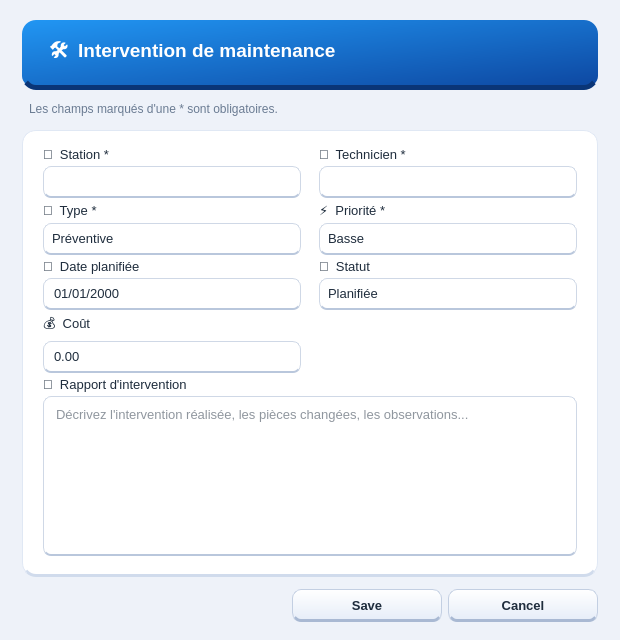
<?xml version="1.0" encoding="UTF-8"?>
<ui version="4.0">
 <class>InterventionDialog</class>
 <widget class="QDialog" name="InterventionDialog">
  <property name="geometry"><rect><x>0</x><y>0</y><width>620</width><height>640</height></rect></property>
  <property name="windowTitle"><string>Intervention</string></property>
  <property name="styleSheet">
   <string notr="true"><![CDATA[/* ===========================================================
   SMART WEATHER – Module 5 : Maintenance & Interventions
   Theme clair, cartes degradees, boutons en relief (3D)
   =========================================================== */
* { font-family: "Segoe UI", "Roboto", sans-serif; font-size: 13px; color: #1f2d3d; }
QMainWindow, QDialog, QWidget#central, QWidget#content { background: #eef2f9; }
QStackedWidget, QWidget#pageList, QWidget#pageStats { background: transparent; }

/* ---------- Sidebar ---------- */
QFrame#sidebar {
    background: qlineargradient(x1:0, y1:0, x2:0, y2:1, stop:0 #ffffff, stop:1 #e9f0fb);
    border-right: 1px solid #d5e1f3;
}
QLabel#lblBrand  { font-size: 19px; font-weight: 800; color: #1565c0; background: transparent; }
QLabel#lblModule { color: #6b7c93; font-size: 11px; background: transparent; padding-bottom: 8px; }
QLabel#lblUserRole {
    background: qlineargradient(x1:0, y1:0, x2:0, y2:1, stop:0 #ffffff, stop:1 #e3ecfa);
    border: 1px solid #c9d8ef; border-bottom: 3px solid #b3c8e8; border-radius: 10px;
    padding: 10px; color: #0d47a1; font-weight: 700; margin-bottom: 10px;
}
QLabel#lblClock { color: #1565c0; font-weight: 700; background: white; border: 1px solid #d5e1f3;
                  border-radius: 8px; padding: 6px; }

QPushButton[nav="true"] {
    text-align: left; padding: 11px 14px; border-radius: 10px; border: 1px solid transparent;
    background: transparent; color: #33475b; font-weight: 600;
}
QPushButton[nav="true"]:hover { background: #dfeafb; }
QPushButton[nav="true"]:checked {
    color: white; font-weight: 700; border: 1px solid #0d47a1; border-bottom: 3px solid #0b3a82;
    background: qlineargradient(x1:0, y1:0, x2:0, y2:1, stop:0 #42a5f5, stop:1 #1565c0);
}

/* ---------- Banniere de role ---------- */
QLabel#lblRole {
    background: white; color: #1b8a5a; font-weight: 700; padding: 10px 16px;
    border: 2px solid #2bb673; border-radius: 10px;
}

/* ---------- Cartes KPI (degrade + relief) ---------- */
QFrame[cardColor] { border-radius: 14px; border: none; }
QFrame[cardColor="blue"]   { background: qlineargradient(x1:0, y1:0, x2:1, y2:1, stop:0 #2196f3, stop:1 #0d47a1);
                             border-bottom: 5px solid #0a3577; }
QFrame[cardColor="green"]  { background: qlineargradient(x1:0, y1:0, x2:1, y2:1, stop:0 #11c98f, stop:1 #00796b);
                             border-bottom: 5px solid #00564c; }
QFrame[cardColor="red"]    { background: qlineargradient(x1:0, y1:0, x2:1, y2:1, stop:0 #ff5252, stop:1 #c62828);
                             border-bottom: 5px solid #8e1b1b; }
QFrame[cardColor="purple"] { background: qlineargradient(x1:0, y1:0, x2:1, y2:1, stop:0 #9575ff, stop:1 #5e35b1);
                             border-bottom: 5px solid #432780; }
QLabel[kpiValue="true"] { font-size: 30px; font-weight: 800; color: white; background: transparent; border: none; }
QLabel[kpiLabel="true"] { font-size: 12px; color: rgba(255,255,255,0.92); background: transparent; border: none; }

/* ---------- Panneaux ---------- */
QFrame[panel="true"] { background: white; border: 1px solid #e0e8f4; border-bottom: 3px solid #d0dbec; border-radius: 14px; }
QFrame[panel="true"] QLabel, QFrame[panel="true"] QCheckBox { background: transparent; border: none; }
QFrame[panel="true"] QLabel[panelTitle="true"] { font-size: 14px; font-weight: 800; color: #1565c0;
                            border-bottom: 2px solid #1976d2; padding-bottom: 4px; }

/* ---------- Boutons en relief ---------- */
QPushButton {
    color: #1f2d3d; font-weight: 600; padding: 8px 14px 6px 14px; border-radius: 9px;
    border: 1px solid #c3cfe2; border-bottom: 3px solid #a9b9d3;
    background: qlineargradient(x1:0, y1:0, x2:0, y2:1, stop:0 #ffffff, stop:1 #e6edf8);
}
QPushButton:hover   { background: qlineargradient(x1:0, y1:0, x2:0, y2:1, stop:0 #ffffff, stop:1 #d6e6fd); }
QPushButton:pressed { border-bottom: 1px solid #a9b9d3; padding: 10px 14px 4px 14px; }
QPushButton:disabled { color: #9aa7b8; background: #eef1f6; border: 1px solid #dde3ee; border-bottom: 3px solid #cfd7e4; }

QPushButton[role="primary"], QPushButton[role="edit"], QPushButton[role="success"], QPushButton[role="danger"],
QPushButton[role="warning"], QPushButton[role="purple"], QPushButton[role="accent"], QPushButton[role="navy"] {
    color: white; font-weight: 700;
}
QPushButton[role="primary"]  { border: 1px solid #0d47a1; border-bottom: 3px solid #0a3577;
    background: qlineargradient(x1:0, y1:0, x2:0, y2:1, stop:0 #42a5f5, stop:1 #1565c0); }
QPushButton[role="edit"]     { border: 1px solid #3b6fb6; border-bottom: 3px solid #2c548c;
    background: qlineargradient(x1:0, y1:0, x2:0, y2:1, stop:0 #6f9bd6, stop:1 #3b6fb6); }
QPushButton[role="success"]  { border: 1px solid #1b8a5a; border-bottom: 3px solid #12633f;
    background: qlineargradient(x1:0, y1:0, x2:0, y2:1, stop:0 #3ddc97, stop:1 #1b9e66); }
QPushButton[role="danger"]   { border: 1px solid #c62828; border-bottom: 3px solid #8e1b1b;
    background: qlineargradient(x1:0, y1:0, x2:0, y2:1, stop:0 #ff6b6b, stop:1 #d32f2f); }
QPushButton[role="warning"]  { border: 1px solid #e67e00; border-bottom: 3px solid #b05f00;
    background: qlineargradient(x1:0, y1:0, x2:0, y2:1, stop:0 #ffb74d, stop:1 #f57c00); }
QPushButton[role="purple"]   { border: 1px solid #6a3fd1; border-bottom: 3px solid #4b2b99;
    background: qlineargradient(x1:0, y1:0, x2:0, y2:1, stop:0 #9d7bff, stop:1 #6a3fd1); }
QPushButton[role="accent"]   { border: 1px solid #00796b; border-bottom: 3px solid #00564c;
    background: qlineargradient(x1:0, y1:0, x2:0, y2:1, stop:0 #26c6b0, stop:1 #00897b); }
QPushButton[role="navy"]     { border: 1px solid #1a2f55; border-bottom: 3px solid #101e38;
    background: qlineargradient(x1:0, y1:0, x2:0, y2:1, stop:0 #3d5a96, stop:1 #1f3a6e); }
QPushButton[role]:hover      { padding-bottom: 6px; }
QPushButton[role]:pressed    { border-bottom: 1px solid #000000; padding: 10px 14px 4px 14px; }
QPushButton[role]:disabled   { color: #9aa7b8; background: #eef1f6; border: 1px solid #dde3ee; border-bottom: 3px solid #cfd7e4; }
QPushButton[nav="true"]:pressed { padding: 11px 14px; border-bottom: 1px solid #0b3a82; }

/* ---------- Champs ---------- */
QLineEdit, QComboBox, QDateEdit, QDoubleSpinBox, QTextEdit {
    background: white; border: 1px solid #cfd8e6; border-bottom: 2px solid #b9c7dc; border-radius: 8px; padding: 6px 8px;
}
QLineEdit:focus, QComboBox:focus, QDateEdit:focus, QDoubleSpinBox:focus, QTextEdit:focus {
    border: 1px solid #1976d2; border-bottom: 2px solid #1976d2;
}
QCheckBox { spacing: 6px; color: #33475b; }

/* Fleches (arrow_down.png / arrow_up.png) */
QComboBox::drop-down, QDateEdit::drop-down {
    subcontrol-origin: padding; subcontrol-position: center right; width: 24px; border: none;
}
QComboBox::down-arrow, QDateEdit::down-arrow { image: url(:/maintenance_arrow_down.png); width: 12px; height: 8px; }
QComboBox QAbstractItemView {
    background: white; border: 1px solid #cfd8e6;
    selection-background-color: #bbdefb; selection-color: #0d1b2a;
}
QDoubleSpinBox::up-button   { subcontrol-origin: border; subcontrol-position: top right;    width: 22px; border: none; }
QDoubleSpinBox::down-button { subcontrol-origin: border; subcontrol-position: bottom right; width: 22px; border: none; }
QDoubleSpinBox::up-arrow    { image: url(:/maintenance_arrow_up.png);   width: 10px; height: 7px; }
QDoubleSpinBox::down-arrow  { image: url(:/maintenance_arrow_down.png); width: 10px; height: 7px; }

/* ---------- Tableau ---------- */
QTableView {
    background: white; alternate-background-color: #f4f8fe;
    border: 1px solid #dbe5f3; border-radius: 10px; gridline-color: transparent;
    selection-background-color: #bbdefb; selection-color: #0d1b2a;
}
QHeaderView::section {
    background: qlineargradient(x1:0, y1:0, x2:0, y2:1, stop:0 #2f7fd6, stop:1 #1250a8);
    color: white; font-weight: 700; padding: 9px 8px; border: none; border-right: 1px solid #0d3f87;
}
QTableCornerButton::section { background: #1250a8; border: none; }

/* ---------- Scrollbars ---------- */
QScrollBar:vertical { background: #eef2f9; width: 12px; margin: 0; border-radius: 6px; }
QScrollBar::handle:vertical { background: #b9cbe8; border-radius: 6px; min-height: 30px; }
QScrollBar::handle:vertical:hover { background: #90b4f0; }
QScrollBar::add-line:vertical, QScrollBar::sub-line:vertical { height: 0; }
QScrollBar:horizontal { background: #eef2f9; height: 12px; margin: 0; border-radius: 6px; }
QScrollBar::handle:horizontal { background: #b9cbe8; border-radius: 6px; min-width: 30px; }
QScrollBar::add-line:horizontal, QScrollBar::sub-line:horizontal { width: 0; }

QToolTip { background: #1f3a6e; color: white; border: none; padding: 5px 8px; border-radius: 6px; }
QStatusBar { background: white; color: #6b7c93; border-top: 1px solid #d5e1f3; }

/* ---------- Dialogue Intervention ---------- */
QLabel#dlgTitle {
    color: white; font-size: 19px; font-weight: 800; padding: 16px 22px; border-radius: 14px;
    border-bottom: 5px solid #0a3577;
    background: qlineargradient(x1:0, y1:0, x2:1, y2:1, stop:0 #2196f3, stop:1 #0d47a1);
}
QLabel#dlgSub { color: #6b7c93; font-size: 12px; background: transparent; padding: 0 4px 2px 4px; }
QLabel[caption="true"] { font-size: 11px; font-weight: 700; color: #4a6384; background: transparent; border: none;
                         padding-top: 4px; }
QFrame#formCard { background: white; border: 1px solid #e0e8f4; border-bottom: 3px solid #d0dbec; border-radius: 14px; }
QFrame#formCard QLabel { background: transparent; border: none; }
QDialogButtonBox QPushButton { min-width: 120px; }
]]></string>
  </property>
  <layout class="QVBoxLayout" name="mainLayout">
   <property name="spacing"><number>12</number></property>
   <property name="leftMargin"><number>22</number></property>
   <property name="topMargin"><number>20</number></property>
   <property name="rightMargin"><number>22</number></property>
   <property name="bottomMargin"><number>18</number></property>
   <item>
    <widget class="QLabel" name="dlgTitle">
     <property name="text"><string>🛠  Intervention de maintenance</string></property>
    </widget>
   </item>
   <item>
    <widget class="QLabel" name="dlgSub">
     <property name="text"><string>Les champs marqués d'une * sont obligatoires.</string></property>
    </widget>
   </item>
   <item>
    <widget class="QFrame" name="formCard">
     <layout class="QGridLayout" name="formGrid">
      <property name="horizontalSpacing"><number>18</number></property>
      <property name="verticalSpacing"><number>4</number></property>
      <property name="leftMargin"><number>20</number></property>
      <property name="topMargin"><number>16</number></property>
      <property name="rightMargin"><number>20</number></property>
      <property name="bottomMargin"><number>18</number></property>
      <item row="0" column="0">
       <widget class="QLabel" name="lblStation">
        <property name="caption" stdset="0"><bool>true</bool></property>
        <property name="text"><string>🏢  Station *</string></property>
       </widget>
      </item>
      <item row="1" column="0">
       <widget class="QComboBox" name="cbStation"/>
      </item>
      <item row="0" column="1">
       <widget class="QLabel" name="lblEmploye">
        <property name="caption" stdset="0"><bool>true</bool></property>
        <property name="text"><string>👷  Technicien *</string></property>
       </widget>
      </item>
      <item row="1" column="1">
       <widget class="QComboBox" name="cbEmploye"/>
      </item>
      <item row="2" column="0">
       <widget class="QLabel" name="lblType">
        <property name="caption" stdset="0"><bool>true</bool></property>
        <property name="text"><string>🔧  Type *</string></property>
       </widget>
      </item>
      <item row="3" column="0">
       <widget class="QComboBox" name="cbType">
        <item><property name="text"><string>Préventive</string></property></item>
        <item><property name="text"><string>Corrective</string></property></item>
        <item><property name="text"><string>Calibration</string></property></item>
        <item><property name="text"><string>Remplacement capteur</string></property></item>
       </widget>
      </item>
      <item row="2" column="1">
       <widget class="QLabel" name="lblPriorite">
        <property name="caption" stdset="0"><bool>true</bool></property>
        <property name="text"><string>⚡  Priorité *</string></property>
       </widget>
      </item>
      <item row="3" column="1">
       <widget class="QComboBox" name="cbPriorite">
        <item><property name="text"><string>Basse</string></property></item>
        <item><property name="text"><string>Moyenne</string></property></item>
        <item><property name="text"><string>Haute</string></property></item>
        <item><property name="text"><string>Urgente</string></property></item>
       </widget>
      </item>
      <item row="4" column="0">
       <widget class="QLabel" name="lblPlan">
        <property name="caption" stdset="0"><bool>true</bool></property>
        <property name="text"><string>📅  Date planifiée</string></property>
       </widget>
      </item>
      <item row="5" column="0">
       <widget class="QDateEdit" name="dePlan">
        <property name="calendarPopup"><bool>true</bool></property>
        <property name="displayFormat"><string>dd/MM/yyyy</string></property>
       </widget>
      </item>
      <item row="4" column="1">
       <widget class="QLabel" name="lblStatut">
        <property name="caption" stdset="0"><bool>true</bool></property>
        <property name="text"><string>📌  Statut</string></property>
       </widget>
      </item>
      <item row="5" column="1">
       <widget class="QComboBox" name="cbStatut">
        <item><property name="text"><string>Planifiée</string></property></item>
        <item><property name="text"><string>En cours</string></property></item>
        <item><property name="text"><string>Terminée</string></property></item>
        <item><property name="text"><string>Annulée</string></property></item>
       </widget>
      </item>
      <item row="6" column="0">
       <widget class="QLabel" name="lblCout">
        <property name="caption" stdset="0"><bool>true</bool></property>
        <property name="text"><string>💰  Coût</string></property>
       </widget>
      </item>
      <item row="7" column="0">
       <widget class="QDoubleSpinBox" name="spCout"/>
      </item>
      <item row="8" column="0" colspan="2">
       <widget class="QLabel" name="lblRapport">
        <property name="caption" stdset="0"><bool>true</bool></property>
        <property name="text"><string>📝  Rapport d'intervention</string></property>
       </widget>
      </item>
      <item row="9" column="0" colspan="2">
       <widget class="QTextEdit" name="teRapport">
        <property name="minimumSize"><size><width>0</width><height>110</height></size></property>
        <property name="placeholderText"><string>Décrivez l'intervention réalisée, les pièces changées, les observations...</string></property>
       </widget>
      </item>
     </layout>
    </widget>
   </item>
   <item>
    <widget class="QDialogButtonBox" name="buttonBox">
     <property name="standardButtons"><set>QDialogButtonBox::Cancel|QDialogButtonBox::Save</set></property>
    </widget>
   </item>
  </layout>
 </widget>
 <resources/>
 <connections/>
</ui>
